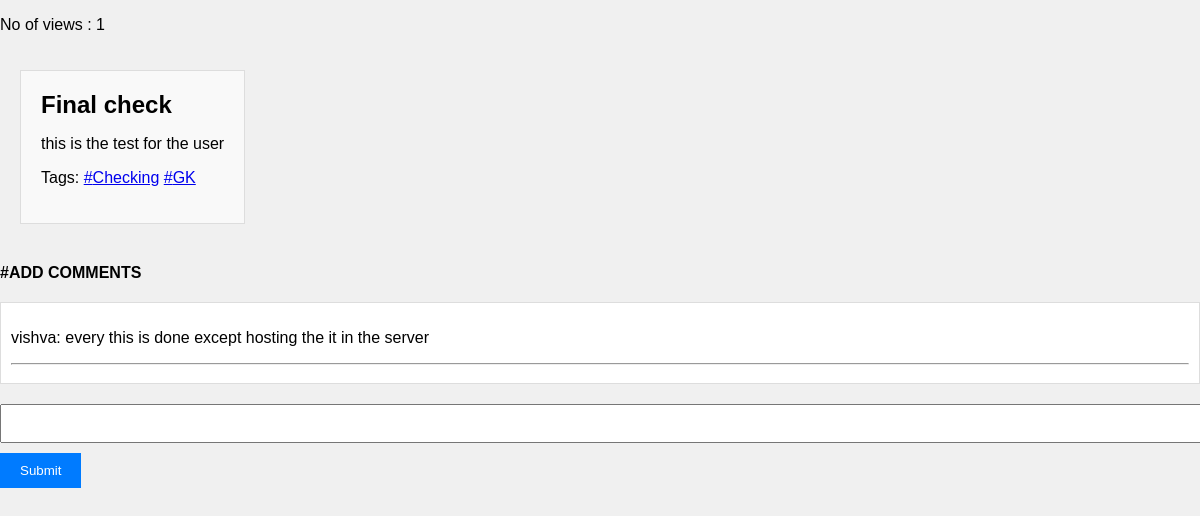
The app's page /blog/65 (signed in) with its own data.
### apps/models.py (models this page shows, shortened)
class Blogs(models.Model):
    blog_title= models.CharField(max_length=100)
    blog_description = models.TextField()
    host=models.ForeignKey(User,on_delete=models.CASCADE,null=True,blank=True)
    tags = models.ManyToManyField(Tag, blank=True)
    STATUS_CHOICES = [
        ('Pending', 'Pending'),
        ('Approved', 'Approved'),
        ('Rejected', 'Rejected'),
    ]
    status = models.CharField(max_length=10, choices=STATUS_CHOICES, default='Approved')
    created = models.DateTimeField(auto_now_add=True)
    last_updated = models.DateTimeField(auto_now=True)
    class Meta:
        ordering = ['-last_updated','-created']

class Tag(models.Model):
    blog_tags = models.CharField(max_length=50)

class Comments(models.Model):
    host = models.ForeignKey(User,on_delete=models.CASCADE,null=True,blank=True)
    blog = models.ForeignKey(Blogs,on_delete=models.CASCADE)
    text = models.TextField()
    created_at = models.DateTimeField(auto_now_add=True)
    created = models.DateTimeField(auto_now_add=True)
    last_updated = models.DateTimeField(auto_now=True)
    class Meta:
        ordering = ['-last_updated','-created']

### apps/views.py (the view)
# urls.py: path('blog/<int:pk>',views.blogs,name='blog'),
@login_required(login_url='Signin')
def blogs(request, pk):
    blog = Blogs.objects.get(id=pk)
    comments = Comments.objects.filter(blog=blog)
    view_count_key = f'blog_view_count_{pk}'
    view_count = cache.get(view_count_key, 0)
    if not request.session.get(f'visited_blog_{pk}', False):
        view_count += 1
        request.session[f'visited_blog_{pk}'] = True
        cache.set(view_count_key, view_count)
    if request.method == 'POST':
        ccc = request.POST['ccc']
        comment = Comments(blog=blog, text=ccc, host=request.user)
        comment.save()
    blog_url = request.build_absolute_uri(reverse('blog', args=[pk]))
    context = {'blogs': blog, 'comments': comments, 'blog_url': blog_url,'view_count':view_count}
    return render(request, 'apps/BlogPage.html', context)

### apps/templates/apps/BlogPage.html (shortened to what this page needs)
{% extends 'main.html' %}
{% block content %}
<p>No of views : {{view_count}}</p>
<div class="blog-content">
    <div class="blog-card">
        <h2 class="blog-title">{{blogs.blog_title}}</h2>
        <p class="blog-description">
            {{ blogs.blog_description }}
        </p>
        <p>
            Tags:
            {% for tag in blogs.tags.all %}
                <a href="{% url 'home' %}?q={{ tag.blog_tags }}">#{{ tag.blog_tags }}</a>
            {% endfor %}
        </p>
    </div>
</div>
<div>
        <b>#ADD COMMENTS</b>
</div>
<div class="comments-box">
    {% for c in comments %}
        <div class="comments">
            <p>{{c.host.username}}: {{c.text}}</p>
            <hr>
        </div>
    {% endfor  %}
    <div>
        <form action="" method="post">
        <input type="text" name="ccc" id="">
        <input type="submit" value="Submit">
        </form>
    </div>
</div>
{% endblock content %}

### apps/templates/apps/BlogPage.html (style rules this page uses)
body { font-family: Arial, sans-serif; background-color: #f0f0f0; margin: 0; padding: 0; }
.blog-content { display: flex; flex-direction: row; justify-content: flex-start; padding: 20px; }
.blog-card { background: #f9f9f9; padding: 20px; margin: 0 0 20px; border: 1px solid #ddd; }
.blog-title { font-size: 24px; margin: 0; }
.blog-description { font-size: 16px; }
.comments-box { margin-top: 20px; }
.comments { background-color: #fff; padding: 10px; border: 1px solid #ddd; }
form { margin-top: 20px; }
form input[type="text"] { width: 100%; padding: 10px; margin-bottom: 10px; }
form input[type="submit"] { background-color: #007bff; color: #fff; padding: 10px 20px; border: none; cursor: pointer; }

### records on screen
Blogs: blog_title "Final check", blog_description "this is the test for the user"
Tag: blog_tags "Checking"
Tag: blog_tags "GK"
Comments: host.username "vishva", text "every this is done except hosting the it in the server"

### other values on screen
{{ view_count }} "1"
